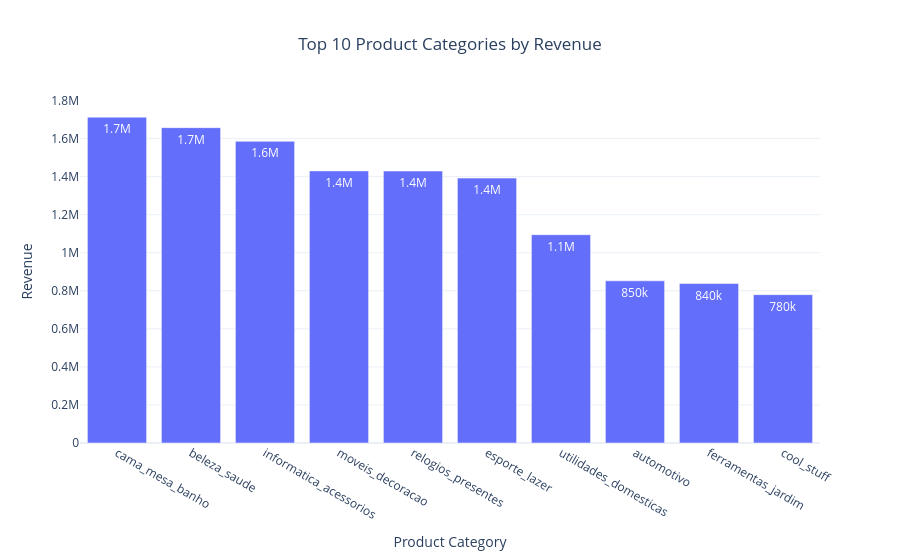

The notebook cell saved with this chart:
### Code cell
fig = px.bar(

category_revenue.head(10),

x="product_category_name",

y="payment_value",

title="Top 10 Product Categories by Revenue",

text_auto=".2s"

)

fig.update_layout(

template="plotly_white",

title_x=0.5,

xaxis_title="Product Category",

yaxis_title="Revenue"

)

fig.show()

### Figure 1 — Plotly figure (JSON) as saved in the notebook; plotly's stock layout.template omitted (floating-point values rounded to 4 significant figures)
{"data": [{"hovertemplate": "product_category_name=%{x}<br>payment_value=%{y}<extra></extra>", "legendgroup": "", "marker": {"color": "#636efa", "pattern": {"shape": ""}}, "name": "", "orientation": "v", "showlegend": false, "textposition": "auto", "texttemplate": "%{y:.2s}", "type": "bar", "x": ["cama_mesa_banho", "beleza_saude", "informatica_acessorios", "moveis_decoracao", "relogios_presentes", "esporte_lazer", "utilidades_domesticas", "automotivo", "ferramentas_jardim", "cool_stuff"], "xaxis": "x", "y": [1713000.0, 1657000.0, 1585000.0, 1430000.0, 1429000.0, 1392000.0, 1095000.0, 852300.0, 838300.0, 779700.0], "yaxis": "y"}], "layout": {"barmode": "relative", "legend": {"tracegroupgap": 0}, "title": {"text": "Top 10 Product Categories by Revenue", "x": 0.5}, "xaxis": {"anchor": "y", "domain": [0, 1], "title": {"text": "Product Category"}}, "yaxis": {"anchor": "x", "domain": [0, 1], "title": {"text": "Revenue"}}}}
